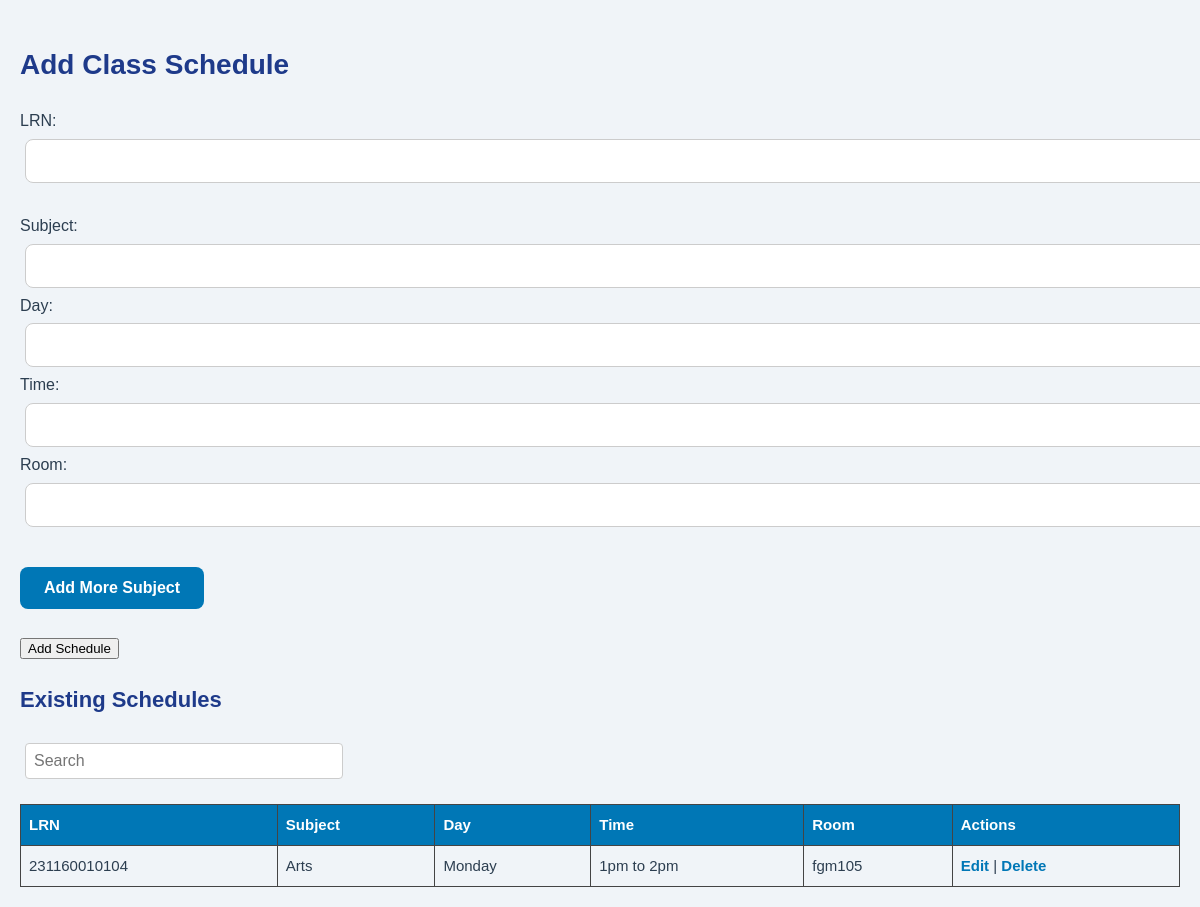
Page /schedule.php on the committed database.
### tables this page shows
CREATE TABLE `schedules` (
  `id` int(11) NOT NULL,
  `student_id` varchar(50) NOT NULL,
  `subject` varchar(100) NOT NULL,
  `day` varchar(20) NOT NULL,
  `time` varchar(20) NOT NULL,
  `room` varchar(50) DEFAULT NULL
);

### schedule.php (the view, shortened to what this page needs)
<?php
include 'db.php';
?>
<!DOCTYPE html>
<html>
<head>
    <link rel="stylesheet" type="text/css" href="css/admin.css">
</head>
<body>
<h2>Add Class Schedule</h2>
<form method="POST" action="schedule.php">
    LRN: <input type="text" name="student_id" required><br><br>
    <div id="scheduleFields">
        <div>
            Subject: <input type="text" name="subject[]" required>
            Day: <input type="text" name="day[]" required>
            Time: <input type="text" name="time[]" required>
            Room: <input type="text" name="room[]" required><br><br>
        </div>
    </div>
    <button type="button" onclick="addMore()">Add More Subject</button><br><br>
    <input type="submit" value="Add Schedule">
</form>
<h3>Existing Schedules</h3>
<div style="margin: 20px 0;">
    <input type="text" id="searchInput" placeholder="Search"
           style="padding: 8px; width: 300px; border: 1px solid #ccc; border-radius: 4px;">
</div>
<table>
    <tr><th>LRN</th><th>Subject</th><th>Day</th><th>Time</th><th>Room</th><th>Actions</th></tr>
    <?php
    $result = $conn->query("SELECT * FROM schedules");
    while($row = $result->fetch_assoc()) {
        echo "<tr>
                <td>{$row['student_id']}</td>
                <td>{$row['subject']}</td>
                <td>{$row['day']}</td>
                <td>{$row['time']}</td>
                <td>{$row['room']}</td>
                <td>
                    <a href='?edit={$row['student_id']}'>Edit</a> |
                    <a href='?delete={$row['id']}' onclick=\"return confirm('Delete this schedule?')\">Delete</a>
                </td>
              </tr>";
    }
    ?>
</table>
</body>
</html>

### css/admin.css (style rules this page uses)
body { font-family: 'Poppins', sans-serif; background: #f0f4f8; color: #2c3e50; margin: 0; padding: 30px; line-height: 1.6; }
h2, h3 { color: #1e3a8a; margin-bottom: 20px; font-weight: 700; }
h2 { font-size: 28px; }
h3 { font-size: 22px; }
input[type="text"] { width: 100%; padding: 12px 14px; margin: 12px 0; border: 1px solid #ccc; border-radius: 8px; font-size: 16px; background: #fff; }
button { padding: 12px 24px; background-color: #0077b6; color: #fff; border: none; border-radius: 8px; cursor: pointer; font-size: 16px; font-weight: 600; transition: background 0.2s ease; }
table { width: 100%; margin-top: 30px; border-collapse: collapse; }
th, td { padding: 14px; text-align: left; border-bottom: 1px solid #ddd; font-size: 15px; }
th { background-color: #0077b6; color: #fff; }
a { color: #0077b6; text-decoration: none; font-weight: 600; }

### schedule.php (style rules this page uses)
body { font-family: Arial; padding: 20px; }
input[type="text"] { margin: 5px; }
table, th, td { border: 1px solid #444; border-collapse: collapse; padding: 8px; }
table { margin-top: 20px; width: 100%; }
button { margin-top: 10px; }

### rows in the picture
schedules: student "231160010104", subject "Arts", day "Monday", time "1pm to 2pm", room "fgm105"
